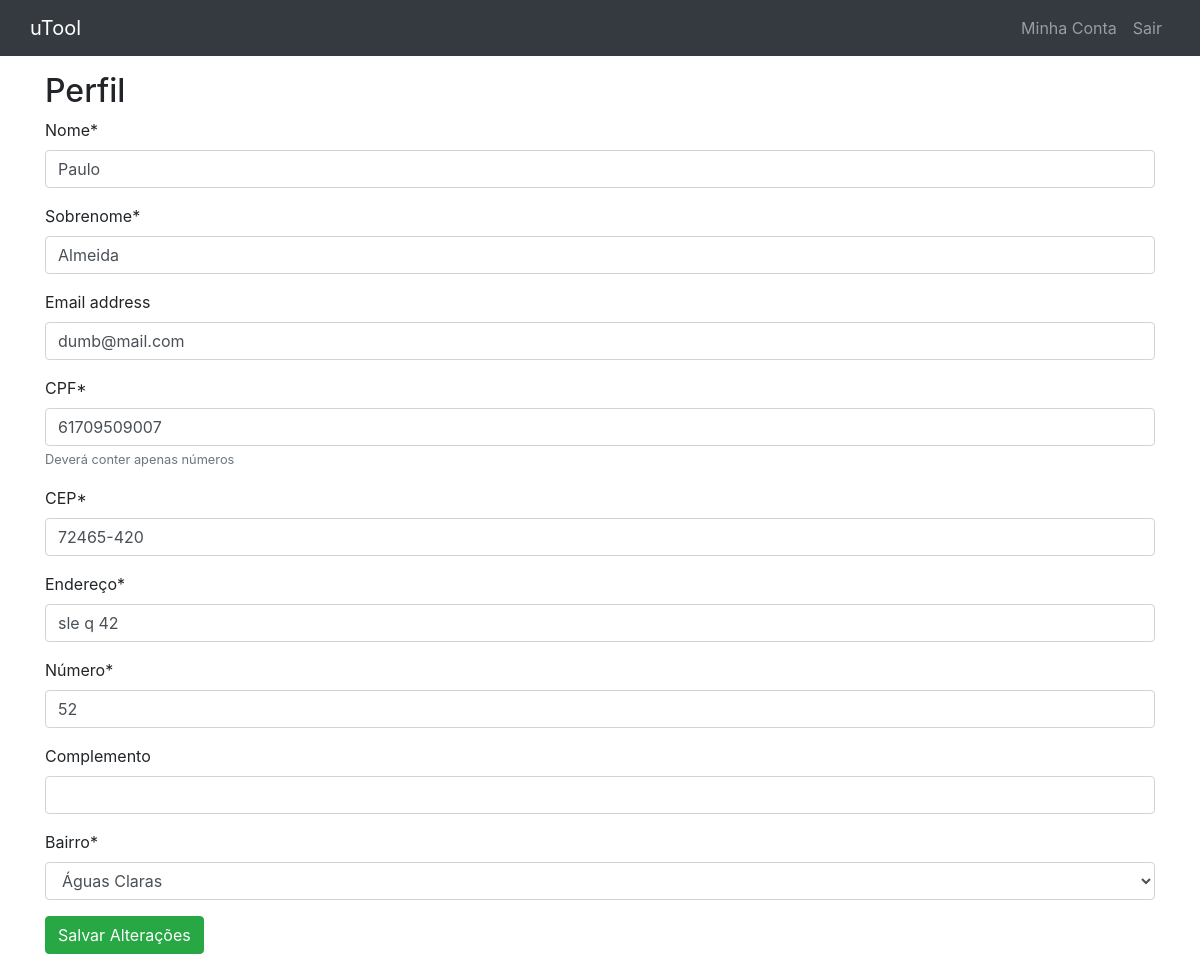
The app's page /profile/ (signed in) with its own data.
### users/models.py (models this page shows)
class MyUserModel(AbstractUser):
    name = models.CharField(
        verbose_name="nome",
        max_length=50,
        validators=[RegexValidator(regex='^[a-zA-Z]{3}[a-zA-Z]*$',
            message='Nome deve conter pelo menos 3 caracteres, apenas letras.',
            code='erro')]
    )
    surname = models.CharField(
        verbose_name="sobrenome",
        max_length=700,
        validators=[RegexValidator(regex='^[a-zA-Z ]{3}[a-zA-Z ]*$',
            message='Sobrenome deve conter apenas letras e espaços.',
            code='erro')]
    )
    cpf = models.CharField(
        max_length=11,
        help_text='Deverá conter apenas números',
        unique=True,
        validators=[validate_cpf],
        verbose_name="CPF"
    )
    adress = models.CharField(
        verbose_name="endereço",
        max_length=50
    )
    number = models.CharField(
        verbose_name="número",
        max_length=3,
        validators=[RegexValidator(regex='^[0-9]+$',
            message='Deve conter apenas números maiores que 0',
            code='erro')]
    )
    complement = models.CharField(
        verbose_name="complemento",
        max_length=30,
        blank=True
    )
    zip_code = models.CharField(
        verbose_name="CEP",
        validators=[RegexValidator(regex='^7[0-3][0-9]{3}-[0-9]{3}$',
        message='CEP deve estar no formato xxxxx-xxx, e ser um CEP do DF',
            code='erro')],
            max_length=9
    )
    district = models.CharField(
        max_length=20,
        verbose_name = "bairro",
        choices=(
            ('Águas Claras', 'Águas Claras'),
            ('Brazlândia', 'Brazlândia'),
            ('Candangolândia', 'Candangolândia'),
            ('Ceilândia', 'Ceilândia'),
            ('Cruzeiro', 'Cruzeiro'),
            ('Fercal', 'Fercal'),
            ('Gama', 'Gama'),
            ('Guará', 'Guará'),
            ('Itapoã', 'Itapoã'),
            ('Jardim Botânico', 'Jardim Botânico'),
            ('Lago Norte', 'Lago Norte'),
            ('Lago Sul', 'Lago Sul'),
            ('Núcleo Bandeirante', 'Núcleo Bandeirante'),
            ('Paranoá', 'Paranoá'),
            ('Park Way', 'Park Way'),
            ('Planaltina', 'Planaltina'),
            ('Plano Piloto', 'Plano Piloto'),
            ('Samambaia', 'Samambaia'),
            ('Taguatinga', 'Taguatinga'),
            ('Recanto das Emas', 'Recanto das Emas'),
            ('Riacho Fundo 1', 'Riacho Fundo 1'),
            ('Riacho Fundo 2', 'Riacho Fundo 2'),
            ('Santa Maria', 'Santa Maria'),
            ('SCIA', 'SCIA'),
            ('SIA', 'SIA'),
            ('São Sebastião', 'São Sebastião'),
            ('Sobradinho', 'Sobradinho'),
            ('Sobradinho 2', 'Sobradinho 2'),
            ('Sudoeste', 'Sudoeste'),
            ('Varjão', 'Varjão'),
            ('Vicente Pires', 'Vicente Pires'),)
    )
    state = models.CharField(
        verbose_name="estado",
        max_length=2,
        default='DF'
    )
    first_name = False
    last_name = False
    REQUIRED_FIELDS = []

### users/views.py (the view, shortened to what this page needs)
# urls.py: path('', ProfilePageView.as_view(), name='profile'),
class ProfilePageView(generic.UpdateView):
    model = MyUserModel
    template_name = 'account/profile.html'
    success_url = reverse_lazy('users:profile')
    fields = ['name', 'surname', 'email', 'cpf', 'zip_code','adress', 'number', 'complement', 'district',]
    def get_object(self):
        return self.request.user

### templates/account/profile.html (shortened to what this page needs)
{% extends 'base.html' %}
{% load crispy_forms_tags %}
{% block content %}
    <h2>Perfil</h2>
    <form method="post">
        {{ form|crispy }}
        <button class="btn btn-success" type="submit">Salvar Alterações</button>
    </form>
{% endblock %}

### records on screen
MyUserModel: name "Paulo", surname "Almeida", email "dumb@mail.com", cpf "61709509007", zip_code "72465-420", adress "sle q 42", number "52", district "Águas Claras"
